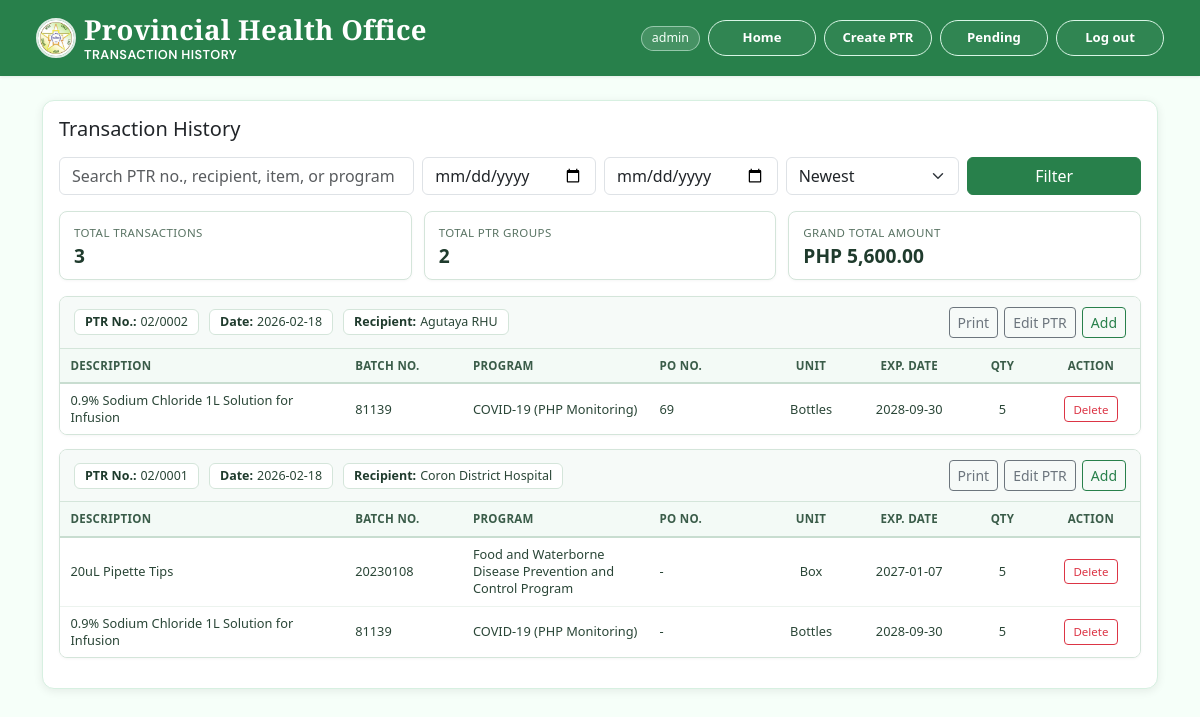
/report.php (signed in), run on the app's committed database.
### tables this page shows
CREATE TABLE `inventory_records` (
  `id` int NOT NULL AUTO_INCREMENT,
  `expiration_date` date DEFAULT NULL,
  `unit` varchar(50) DEFAULT NULL,
  `description` text,
  `batch_number` varchar(100) DEFAULT NULL,
  `quantity` int DEFAULT '0',
  `unit_cost` decimal(10,2) DEFAULT '0.00',
  `program` varchar(255) DEFAULT NULL,
  `po_no` varchar(100) DEFAULT NULL,
  `recipient` varchar(255) DEFAULT NULL,
  `ptr_no` varchar(50) DEFAULT NULL,
  `record_date` date DEFAULT NULL,
  `release_status` varchar(20) NOT NULL DEFAULT 'released',
  `released_at` datetime DEFAULT NULL,
  PRIMARY KEY (`id`)
);

### report.php (the view, shortened to what this page needs)
<?php
$username = $_SESSION['username'] ?? $_SESSION['full_name'] ?? 'User';
$search = trim($_GET['q'] ?? '');
$dateFrom = trim($_GET['date_from'] ?? '');
$dateTo = trim($_GET['date_to'] ?? '');
$sort = strtolower(trim($_GET['sort'] ?? 'desc'));
$sort = $sort === 'asc' ? 'asc' : 'desc';
$orderByDirection = $sort === 'asc' ? 'ASC' : 'DESC';
$records = [];
$groupedRecords = [];
$error = '';
$grandTotal = 0.00;
function buildReportUrl(string $search, string $dateFrom, string $dateTo, string $sort, string $message = '', int $editId = 0, int $addRefId = 0): string
{
    $params = [];
    if ($editId > 0) {
        $params['edit'] = (string) $editId;
    }
    if ($addRefId > 0) {
        $params['add'] = (string) $addRefId;
    }
    return 'report.php' . (!empty($params) ? '?' . http_build_query($params) : '');
}
try {
    $pdo = getConnection();
    $pdo->exec(
        'CREATE TABLE IF NOT EXISTS inventory_records (
            id INT NOT NULL AUTO_INCREMENT,
            expiration_date DATE DEFAULT NULL,
            unit VARCHAR(50) DEFAULT NULL,
            description TEXT,
            batch_number VARCHAR(100) DEFAULT NULL,
            quantity INT DEFAULT 0,
            unit_cost DECIMAL(10,2) DEFAULT 0.00,
            program VARCHAR(255) DEFAULT NULL,
            recipient VARCHAR(255) DEFAULT NULL,
            ptr_no VARCHAR(50) DEFAULT NULL,
            record_date DATE DEFAULT NULL,
            PRIMARY KEY (id)
        ) ENGINE=InnoDB DEFAULT CHARSET=utf8mb4 COLLATE=utf8mb4_0900_ai_ci'
    );
    if ($error === '') {
        $where = ['COALESCE(release_status, "released") = "released"'];
        $params = [];
        $sql = '
            SELECT id, expiration_date, unit, description, batch_number, quantity, unit_cost, program, po_no, recipient, ptr_no, record_date
            FROM inventory_records
        ';
        if (!empty($where)) {
            $sql .= ' WHERE ' . implode(' AND ', $where);
        }
        $sql .= ' ORDER BY record_date ' . $orderByDirection . ', id ' . $orderByDirection;
        $stmt = $pdo->prepare($sql);
        $stmt->execute($params);
        $records = $stmt->fetchAll();
        foreach ($records as $record) {
            $grandTotal += (float) ($record['quantity'] ?? 0) * (float) ($record['unit_cost'] ?? 0);
            $ptrNo = trim((string) ($record['ptr_no'] ?? ''));
            $groupKey = $ptrNo !== '' ? $ptrNo : '__NO_PTR__';
            if (!isset($groupedRecords[$groupKey])) {
                $groupedRecords[$groupKey] = [
                    'ptr_no' => $ptrNo !== '' ? $ptrNo : '-',
                    'record_date' => (string) ($record['record_date'] ?? '-'),
                    'recipient' => (string) ($record['recipient'] ?? '-'),
                    'items' => [],
                ];
            }
            $groupedRecords[$groupKey]['items'][] = $record;
        }
    }
} catch (PDOException $e) {
    $error = 'Unable to load transaction report right now. Please check your database setup.';
}
?>
<!DOCTYPE html>
<html lang="en">
<head>
    <link rel="stylesheet" href="style.css?v=20260219">
</head>
<body class="report-page">
    <header class="navbar navbar-expand-lg navbar-light bg-white app-header px-3 px-md-4">
        <div class="container-fluid">
            <span class="navbar-brand mb-0 h6 app-header-title d-flex align-items-center gap-2">
                <?php if (file_exists(__DIR__ . '/PHO.png')): ?>
                    <a href="home.php" class="app-header-logo-link" aria-label="Go to homepage">
                        <img src="PHO.png" alt="Palawan Health Office Logo" class="app-logo-circle" style="height: 40px; width: 40px;">
                    </a>
                <?php endif; ?>
                <span class="d-inline-flex flex-column lh-sm">
                    <span>Provincial Health Office</span>
                    <small class="fw-normal" style="font-size: 0.72rem;">Transaction History</small>
                </span>
            </span>
            <div class="app-header-actions">
                <span class="app-user-chip"><?= htmlspecialchars($username) ?></span>
                <a href="home.php" class="btn btn-outline-secondary btn-sm app-header-action-link report-header-btn">Home</a>
                <a href="create_ptr.php" class="btn btn-outline-secondary btn-sm app-header-action-link report-header-btn">Create PTR</a>
                <a href="pending_transactions.php" class="btn btn-outline-secondary btn-sm app-header-action-link report-header-btn">Pending</a>
                <a href="logout.php" class="btn btn-outline-secondary btn-sm app-header-action-link report-header-btn">Log out</a>
            </div>
        </div>
    </header>
    <main class="py-4">
        <div class="container">
            <div class="card app-card">
                <div class="card-body">
                    <div class="d-flex flex-wrap justify-content-between align-items-center gap-2 mb-3">
                        <h1 class="h5 mb-0">Transaction History</h1>
                    </div>
                    <form method="get" action="report.php" class="row g-2 mb-3">
                        <div class="col-lg-4 col-md-12">
                            <input
                                type="text"
                                name="q"
                                class="form-control"
                                value="<?= htmlspecialchars($search) ?>"
                                placeholder="Search PTR no., recipient, item, or program"
                            >
                        </div>
                        <div class="col-lg-2 col-md-4">
                            <input
                                type="date"
                                name="date_from"
                                class="form-control"
                                value="<?= htmlspecialchars($dateFrom) ?>"
                                aria-label="Date from"
                            >
                        </div>
                        <div class="col-lg-2 col-md-4">
                            <input
                                type="date"
                                name="date_to"
                                class="form-control"
                                value="<?= htmlspecialchars($dateTo) ?>"
                                aria-label="Date to"
                            >
                        </div>
                        <div class="col-lg-2 col-md-2">
                            <select name="sort" class="form-select" aria-label="Sort order">
                                <option value="desc" <?= $sort === 'desc' ? 'selected' : '' ?>>Newest</option>
                            </select>
                        </div>
                        <div class="col-lg-2 col-md-2 d-grid">
                            <button type="submit" class="btn btn-primary">Filter</button>
                        </div>
                    </form>
                    <?php if ($error !== ''): ?>
                        <div class="alert alert-danger py-2 mb-0"><?= htmlspecialchars($error) ?></div>
                    <?php else: ?>
                        <div class="report-summary-grid mb-3">
                            <div class="report-summary-box">
                                <div class="report-summary-label">Total Transactions</div>
                                <div class="report-summary-value"><?= number_format(count($records)) ?></div>
                            </div>
                            <div class="report-summary-box">
                                <div class="report-summary-label">Total PTR Groups</div>
                                <div class="report-summary-value"><?= number_format(count($groupedRecords)) ?></div>
                            </div>
                            <div class="report-summary-box">
                                <div class="report-summary-label">Grand Total Amount</div>
                                <div class="report-summary-value">PHP <?= number_format($grandTotal, 2) ?></div>
                            </div>
                        </div>
                        <?php if (empty($records)): ?>
                            <div class="alert alert-info py-2 mb-0">
                                No transaction history found.
                            </div>
                        <?php else: ?>
                            <?php $groupIndex = 0; ?>
                            <?php foreach ($groupedRecords as $group): ?>
                                <?php $groupSectionId = 'ptrGroupPrint_' . $groupIndex; ?>
                                <?php $groupPreviewId = 'ptrGroupPreview_' . $groupIndex; ?>
                                <?php $groupIndex++; ?>
                                <section class="report-group-block" id="<?= htmlspecialchars($groupSectionId) ?>">
                                    <div class="report-group-head">
                                        <div class="report-group-head-meta">
                                            <span class="report-group-chip"><strong>PTR No.:</strong> <?= htmlspecialchars($group['ptr_no']) ?></span>
                                            <span class="report-group-chip"><strong>Date:</strong> <?= htmlspecialchars($group['record_date']) ?></span>
                                            <span class="report-group-chip report-group-chip-recipient"><strong>Recipient:</strong> <?= htmlspecialchars($group['recipient']) ?></span>
                                        </div>
                                        <div class="report-group-head-actions">
                                            <button
                                                type="button"
                                                class="btn btn-outline-secondary btn-sm report-print-btn"
                                                data-print-target="<?= htmlspecialchars($groupPreviewId) ?>"
                                            >
                                                Print
                                            </button>
                                            <?php $groupRefId = isset($group['items'][0]['id']) ? (int) $group['items'][0]['id'] : 0; ?>
                                            <?php if ($groupRefId > 0): ?>
                                                <a
                                                    href="<?= htmlspecialchars(buildReportUrl($search, $dateFrom, $dateTo, $sort, '', $groupRefId)) ?>"
                                                    class="btn btn-outline-secondary btn-sm"
                                                >
                                                    Edit PTR
                                                </a>
                                                <a
                                                    href="<?= htmlspecialchars(buildReportUrl($search, $dateFrom, $dateTo, $sort, '', 0, $groupRefId)) ?>"
                                                    class="btn btn-outline-primary btn-sm"
                                                >
                                                    Add
                                                </a>
                                            <?php endif; ?>
                                        </div>
                                    </div>
                                    <div class="table-responsive report-group-table-wrap">
                                        <table class="table align-middle mb-0 report-group-table">
                                            <colgroup>
                                                <col class="report-col-description">
                                                <col class="report-col-batch">
                                                <col class="report-col-program">
                                                <col class="report-col-po">
                                                <col class="report-col-unit">
                                                <col class="report-col-expiry">
                                                <col class="report-col-qty">
                                                <col class="report-col-action">
                                            </colgroup>
                                            <thead>
                                                <tr>
                                                    <th class="report-col-description">Description</th>
                                                    <th class="report-col-batch">Batch No.</th>
                                                    <th class="report-col-program">Program</th>
                                                    <th class="report-col-po">PO No.</th>
                                                    <th class="report-col-unit">Unit</th>
                                                    <th class="report-col-expiry">Exp. Date</th>
                                                    <th class="report-col-qty">Qty</th>
                                                    <th class="report-col-action">Action</th>
                                                </tr>
                                            </thead>
                                            <tbody>
                                                <?php foreach ($group['items'] as $record): ?>
                                                    <tr>
                                                        <td class="report-col-description" title="<?= htmlspecialchars((string) ($record['description'] ?? '-')) ?>">
                                                            <?= htmlspecialchars($record['description'] ?? '-') ?>
                                                        </td>
                                                        <td class="report-col-batch"><?= htmlspecialchars($record['batch_number'] ?? '-') ?></td>
                                                        <td class="report-col-program"><?= htmlspecialchars($record['program'] ?? '-') ?></td>
                                                        <td class="report-col-po"><?= htmlspecialchars($record['po_no'] ?? '-') ?></td>
                                                        <td class="report-col-unit"><?= htmlspecialchars($record['unit'] ?? '-') ?></td>
                                                        <td class="report-col-expiry"><?= htmlspecialchars($record['expiration_date'] ?? '-') ?></td>
                                                        <td class="report-col-qty"><?= (int) ($record['quantity'] ?? 0) ?></td>
                                                        <td class="report-col-action">
                                                            <form method="post" action="report.php" onsubmit="return confirm('Delete this transaction?');" class="d-inline">
                                                                <button type="submit" class="btn btn-outline-danger btn-sm">Delete</button>
                                                            </form>
                                                        </td>
                                                    </tr>
                                                <?php endforeach; ?>
                                            </tbody>
                                        </table>
                                    </div>
                                </section>
                            <?php endforeach; ?>
                        <?php endif; ?>
                    <?php endif; ?>
                </div>
            </div>
        </div>
    </main>
</body>
</html>

### data on the page
inventory_records: ptr_no "02/0002", record_date "2026-02-18", recipient "Agutaya RHU", description "0.9% Sodium Chloride 1L Solution for Infusion", batch_number "81139", program "COVID-19 (PHP Monitoring)", po_no "69", unit "Bottles", expiration_date "2028-09-30", quantity "5"
inventory_records: description "20uL Pipette Tips", batch_number "20230108", program "Food and Waterborne Disease Prevention and Control Program", po_no "-", unit "Box", expiration_date "2027-01-07", quantity "5"
inventory_records: description "0.9% Sodium Chloride 1L Solution for Infusion", batch_number "81139", program "COVID-19 (PHP Monitoring)", po_no "-", unit "Bottles", expiration_date "2028-09-30", quantity "5"

### other printed values
$username "admin"
count($records) "3"
count($groupedRecords) "2"
$grandTotal "5,600.00"
$group['ptr_no'] "02/0001"
$group['record_date'] "2026-02-18"
$group['recipient'] "Coron District Hospital"
